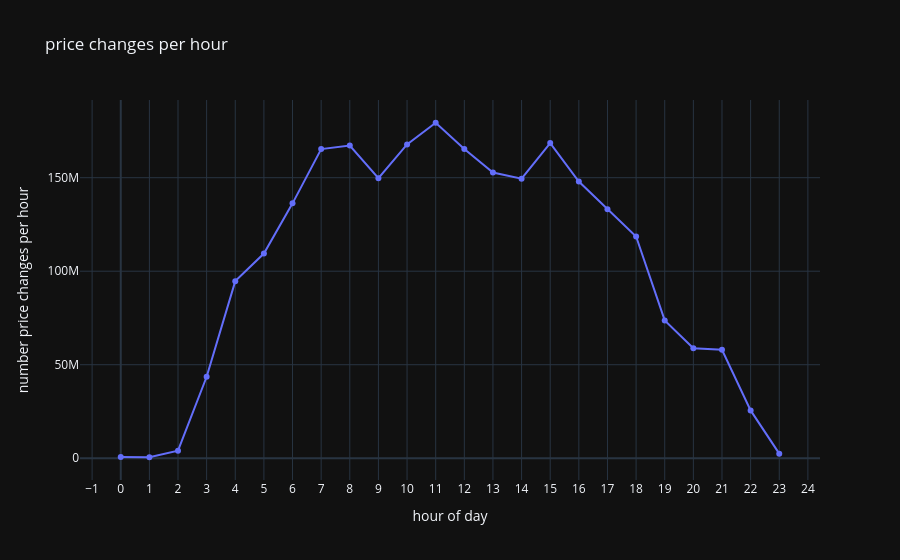

Notebook code for this chart:
### Markdown cell above
# Are there systematic (daily) cycles for fuel prices in Germany?
# AND when is the best time to fuel up
### - are there systematic daily cycles for price increases or decreases

### Code cell
import polars as pl
import plotly.express as px
import plotly.graph_objects as go

df_changes = pl.read_parquet("D:/data/derived/hourly_price_changes_all.parquet")

plot1 = (
    df_changes
    .group_by("hour")
    .agg(pl.sum("number_of_price_changes").alias("total_changes"))
    .sort("hour")
    .to_pandas()
)

fig1 = px.line(
    plot1,
    x="hour",
    y="total_changes",
    markers=True,
    title="price changes per hour",
    labels={
        "hour": "hour of day",
        "total_changes": "number price changes per hour"
    }
)
fig1.update_layout(
    xaxis=dict(tickmode="linear", dtick=1),
    template="plotly_dark"
)
fig1.show()

### Figure 1 — Plotly figure (JSON) as saved in the notebook; plotly's stock layout.template omitted (floating-point values rounded to 4 significant figures)
{"data": [{"hovertemplate": "hour of day=%{x}<br>number price changes per hour=%{y}<extra></extra>", "legendgroup": "", "line": {"color": "#636efa", "dash": "solid"}, "marker": {"symbol": "circle"}, "mode": "lines+markers", "name": "", "orientation": "h", "showlegend": false, "type": "scatter", "x": [0, 1, 2, 3, 4, 5, 6, 7, 8, 9, 10, 11, 12, 13, 14, 15, 16, 17, 18, 19, 20, 21, 22, 23], "xaxis": "x", "y": [675563, 537240, 4023444, 43571352, 94688584, 109451042, 136278908, 165293696, 167152134, 149757533, 167794579, 179372093, 165333204, 152755743, 149434237, 168512554, 147964658, 133188706, 118533463, 73694556, 58811292, 57985862, 25573387, 2459017], "yaxis": "y"}], "layout": {"legend": {"tracegroupgap": 0}, "title": {"text": "price changes per hour"}, "xaxis": {"anchor": "y", "domain": [0, 1], "dtick": 1, "tickmode": "linear", "title": {"text": "hour of day"}}, "yaxis": {"anchor": "x", "domain": [0, 1], "title": {"text": "number price changes per hour"}}}}
